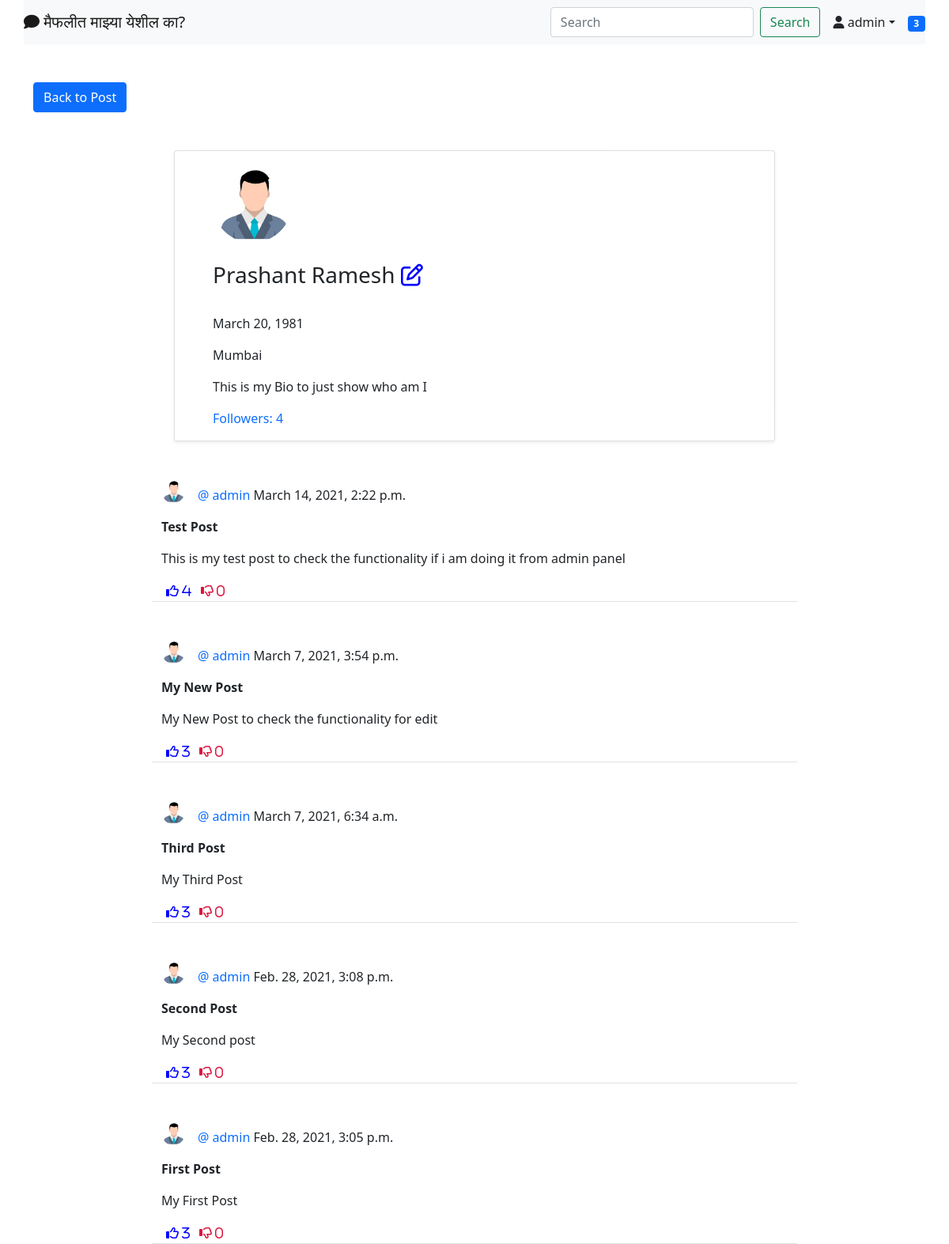
The app's page /blog/profile/1 (signed in) with its own data.
### blog/models.py (models this page shows, shortened)
class UserProfile(models.Model):
    user = models.OneToOneField(User, primary_key=True, verbose_name='user', related_name='profile', on_delete=models.CASCADE)
    name = models.CharField(max_length=30, blank=True, null=True)
    bio = models.TextField(max_length=500, blank=True, null=True)
    birthDate = models.DateField(null=True, blank=True)
    location = models.CharField(max_length=100, blank=True, null=True)
    picture = models.ImageField(upload_to='uploads/profile_Pictures', default='uploads/profile_pictures/defaultuser.png', blank=True)
    followers = models.ManyToManyField(User, blank=True, related_name='followers')

class Post(models.Model):
    title = models.CharField(max_length=255)
    contents = models.TextField()
    author = models.ForeignKey(User,on_delete=models.CASCADE)
    timeStamp = models.DateTimeField(default=timezone.now)
    likes = models.ManyToManyField(User, blank=True, related_name='likes')
    dislikes = models.ManyToManyField(User, blank=True, related_name='dislikes')

### blog/views.py (the view)
# urls.py: path('profile/<int:pk>', ProfileView.as_view(), name='profile'),
class ProfileView(View):
    def get(self, request, pk, *args, **kwargs):
        profile = UserProfile.objects.get(pk=pk)
        user = profile.user
        posts = Post.objects.filter(author=user).order_by('-timeStamp')
        followers = profile.followers.all()
        if len(followers) == 0:
            is_following = False
        for follower in followers:
            if follower == request.user:
                is_following = True
                break
            else:
                is_following = False
        number_of_followers = len(followers)
        context = {
            'user': user,
            'profile': profile,
            'posts': posts,
            'number_of_followers': number_of_followers,
            'is_following': is_following,
        }
        return render(request, 'blog/profile.html', context)

### landing/templatetags/custom_tags.py (called while the page is built)
@register.inclusion_tag('blog/show_notifications.html', takes_context=True)
def show_notifications(context):
	request_user = context['request'].user
	notifications = Notification.objects.filter(to_user=request_user).exclude(user_has_seen=True).order_by('-date')
	return {'notifications': notifications}

### blog/templates/blog/profile.html (shortened to what this page needs)
{% extends 'landing/base.html' %}
{% block content %}
<div class="container">
    <div class="row mt-5">
        <div class="col-md-3 col-sm-6">
            <a href="{% url 'post-list'%}" class="btn btn-primary">Back to Post</a>
        </div>
    </div>
    <div class="row justify-content-center mt-5">
        <div class="card shadow-sm col-md-8 col-sm-12 border-bottom px-5 pt-3">
            <img src="{{ profile.picture.url }}" class="rounded-circle" width="100" height="100"/>
            {% if profile.name %}
            <h3 class="py-4">{{ profile.name }}
                <span>
                    {% if request.user == user %}
                        <a href="{% url 'profile-edit' profile.pk %}" class="edit-colour-blue"><i class="far fa-edit"></i></a>
                    {% endif %}
                </span>
            {% endif %}
            </h3>
            {% if profile.birthDate %}
            <p>{{ profile.birthDate }}</p>
            {% endif %}
            {% if profile.location %}
            <p>{{ profile.location }}</p>
            {% endif %}
            {% if profile.bio %}
            <p>{{ profile.bio }}</p>
            {% endif %}
            <div class="mb-3">
                <a href="{% url 'list-followers' profile.pk %}" class="post-link">Followers: {{ number_of_followers }}</a>
            </div>
            </div>
        </div>
    </div>
{% for post in posts %}
    <div class="row justify-content-center mt-5">
        <div class="col-md-8 col-sm-12 border-bottom position-relative">
            <div>
                <a href="{% url 'profile' post.author.profile.pk %}">
                    <img class="rounded-circle post-img" height=30 width=30 src="{{ post.author.profile.picture.url }}" alt="user"/>
                <p class="post-text">
                    <a class="text-primary post-link" href="{% url 'profile' post.author.profile.pk %}">@ {{post.author}} </a>{{post.timeStamp}}
                </p>
            </div>
            <div class="position-relative">
                <p><strong>{{post.title}}</strong></p>
                <p>{{post.contents}}</p>
            </div>
            <div class="d-flex flex-row">
                <form method="POST" action="{% url 'like' post.pk %}">
                    <button class="remove-default edit-colour-blue" type="submit">
                        <i class="far fa-thumbs-up"> <span>{{ post.likes.all.count }}</span></i>
                    </button>
                </form>
                <form method="POST" action="{% url 'dislike' post.pk %}">
                    <button class="remove-default edit-colour-red"type="submit">
                        <i class="far fa-thumbs-down"> <span>{{ post.dislikes.all.count }}</span></i>
                    </button>
                </form>
            </div>
        </div>
    </div>
{% endfor %}
{% endblock content %}

### landing/templates/landing/navbar.html (shortened to what this page needs)
{% load custom_tags %}
 <div class="container gx-0">
  <nav class="navbar navbar-expand-lg navbar-light bg-light">
    <div class="container-fluid">
        <a class="navbar-brand"
          {% if user.is_authenticated %}
            href="{% url 'post-list' %}"
          {% else %}
          href="{% url 'index' %}"
          {% endif %}
        >
            <i class="fas fa-comment"></i>
            मैफलीत माझ्या येशील का?
          </a>
      <div class="collapse navbar-collapse" id="navbarTogglerDemo02">
      <form class="d-flex" method='GET' action={% url 'post-search' %}>
        <input class="form-control me-2" type="search" placeholder="Search" aria-label="Search" name="query" value="{{ request.GET.query }}">
        <button class="btn btn-outline-success" type="submit">Search</button>
          {% if user.is_authenticated %}
            <div class="nav-item dropdown">
              <a class="nav-link dropdown-toggle text-dark" data-bs-toggle="dropdown" href="#" role="button" aria-expanded="false"><i class="fas fa-user"></i> {{ request.user }}</a>
            </div>
            <div class="nav-item">
               {% show_notifications %}
            </div>
          {% endif %}
      </div>
    </div>
  </nav>
</div>

### static/style.css (style rules this page uses)
.remove-default { background-color: transparent; border: none; box-shadow: none; }
.edit-colour-red { color: crimson; }
.edit-colour-blue { color:blue; }
.post-link { text-decoration: none; }
.post-text { padding-top: 0.5rem; }
.post-img { float: left; margin-right: 1rem; }
.dropdown { position: relative; display: inline-block; }

### records on screen
UserProfile: picture (placeholder picture), name "Prashant Ramesh", birthDate "March 20, 1981", location "Mumbai", bio "This is my Bio to just show who am I"
Post: author.profile.picture (placeholder picture), author "admin", timeStamp "March 14, 2021, 2:22 p.m.", title "Test Post", contents "This is my test post to check the functionality if i am doing it from admin panel", likes.all.count "4", dislikes.all.count "0"
Post: author.profile.picture (placeholder picture), author "admin", timeStamp "March 7, 2021, 3:54 p.m.", title "My New Post", contents "My New Post to check the functionality for edit", likes.all.count "3", dislikes.all.count "0"
Post: author.profile.picture (placeholder picture), author "admin", timeStamp "March 7, 2021, 6:34 a.m.", title "Third Post", contents "My Third Post", likes.all.count "3", dislikes.all.count "0"
Post: author.profile.picture (placeholder picture), author "admin", timeStamp "Feb. 28, 2021, 3:08 p.m.", title "Second Post", contents "My Second post", likes.all.count "3", dislikes.all.count "0"
Post: author.profile.picture (placeholder picture), author "admin", timeStamp "Feb. 28, 2021, 3:05 p.m.", title "First Post", contents "My First Post", likes.all.count "3", dislikes.all.count "0"

### other values on screen
{{ request.user }} "admin"
{{ notifications.count }} "3"
{{ number_of_followers }} "4"
